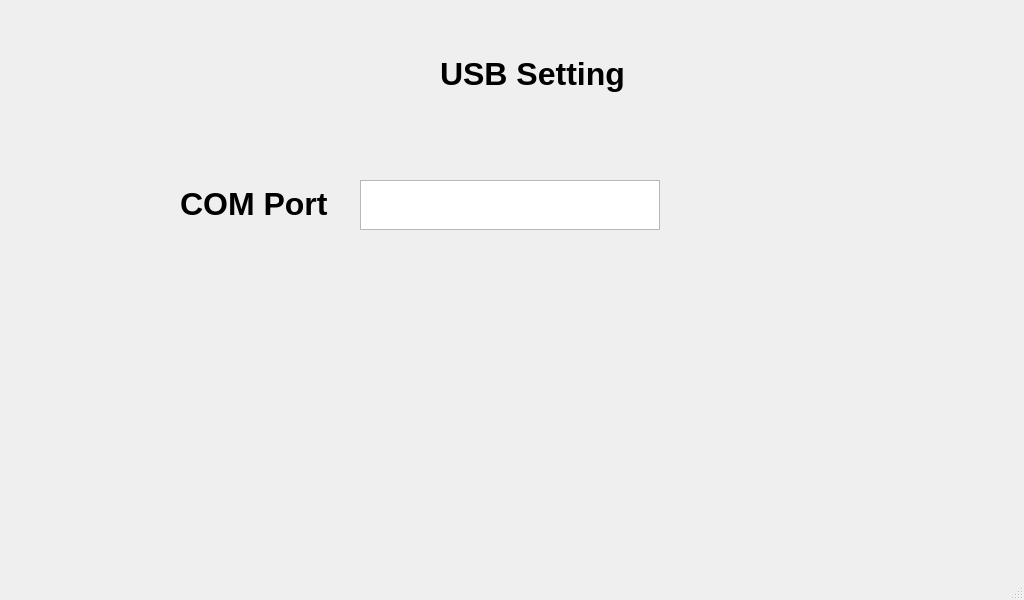
<?xml version="1.0" encoding="UTF-8"?>
<ui version="4.0">
 <class>usbsetting</class>
 <widget class="QMainWindow" name="usbsetting">
  <property name="geometry">
   <rect>
    <x>0</x>
    <y>0</y>
    <width>1024</width>
    <height>600</height>
   </rect>
  </property>
  <property name="windowTitle">
   <string>MainWindow</string>
  </property>
  <widget class="QWidget" name="centralwidget">
   <widget class="QLabel" name="label">
    <property name="geometry">
     <rect>
      <x>0</x>
      <y>0</y>
      <width>1024</width>
      <height>600</height>
     </rect>
    </property>
    <property name="text">
     <string/>
    </property>
    <property name="pixmap">
     <pixmap>pics/Standby.png</pixmap>
    </property>
    <property name="scaledContents">
     <bool>true</bool>
    </property>
   </widget>
   <widget class="QLabel" name="label_2">
    <property name="geometry">
     <rect>
      <x>180</x>
      <y>180</y>
      <width>200</width>
      <height>50</height>
     </rect>
    </property>
    <property name="text">
     <string>&lt;html&gt;&lt;head/&gt;&lt;body&gt;&lt;p&gt;&lt;span style=&quot; font-size:24pt; font-weight:600;&quot;&gt;COM Port&lt;/span&gt;&lt;/p&gt;&lt;/body&gt;&lt;/html&gt;</string>
    </property>
    <property name="scaledContents">
     <bool>true</bool>
    </property>
    <property name="wordWrap">
     <bool>false</bool>
    </property>
   </widget>
   <widget class="QPushButton" name="done3">
    <property name="geometry">
     <rect>
      <x>780</x>
      <y>430</y>
      <width>200</width>
      <height>100</height>
     </rect>
    </property>
    <property name="text">
     <string/>
    </property>
    <property name="icon">
     <iconset>
      <normaloff>pics/2234.png</normaloff>pics/2234.png</iconset>
    </property>
    <property name="iconSize">
     <size>
      <width>200</width>
      <height>200</height>
     </size>
    </property>
    <property name="flat">
     <bool>true</bool>
    </property>
   </widget>
   <widget class="QPushButton" name="back">
    <property name="geometry">
     <rect>
      <x>40</x>
      <y>430</y>
      <width>200</width>
      <height>100</height>
     </rect>
    </property>
    <property name="autoFillBackground">
     <bool>false</bool>
    </property>
    <property name="text">
     <string/>
    </property>
    <property name="icon">
     <iconset>
      <normaloff>pics/1 (400 × 400 px).png</normaloff>pics/1 (400 × 400 px).png</iconset>
    </property>
    <property name="iconSize">
     <size>
      <width>200</width>
      <height>200</height>
     </size>
    </property>
    <property name="flat">
     <bool>true</bool>
    </property>
   </widget>
   <widget class="QLabel" name="label_5">
    <property name="geometry">
     <rect>
      <x>440</x>
      <y>50</y>
      <width>200</width>
      <height>50</height>
     </rect>
    </property>
    <property name="text">
     <string>&lt;html&gt;&lt;head/&gt;&lt;body&gt;&lt;p&gt;&lt;span style=&quot; font-size:24pt; font-weight:600;&quot;&gt;USB Setting&lt;/span&gt;&lt;/p&gt;&lt;/body&gt;&lt;/html&gt;</string>
    </property>
   </widget>
   <widget class="QTextEdit" name="textEdit">
    <property name="geometry">
     <rect>
      <x>360</x>
      <y>180</y>
      <width>300</width>
      <height>50</height>
     </rect>
    </property>
    <property name="font">
     <font>
      <pointsize>16</pointsize>
      <weight>75</weight>
      <bold>true</bold>
     </font>
    </property>
   </widget>
   <widget class="QPushButton" name="COM">
    <property name="geometry">
     <rect>
      <x>360</x>
      <y>180</y>
      <width>300</width>
      <height>50</height>
     </rect>
    </property>
    <property name="font">
     <font>
      <pointsize>16</pointsize>
      <weight>75</weight>
      <bold>true</bold>
     </font>
    </property>
    <property name="text">
     <string/>
    </property>
    <property name="flat">
     <bool>true</bool>
    </property>
   </widget>
   <widget class="QTextEdit" name="time">
    <property name="geometry">
     <rect>
      <x>940</x>
      <y>30</y>
      <width>131</width>
      <height>40</height>
     </rect>
    </property>
    <property name="palette">
     <palette>
      <active>
       <colorrole role="Base">
        <brush brushstyle="SolidPattern">
         <color alpha="0">
          <red>255</red>
          <green>255</green>
          <blue>255</blue>
         </color>
        </brush>
       </colorrole>
      </active>
      <inactive>
       <colorrole role="Base">
        <brush brushstyle="SolidPattern">
         <color alpha="0">
          <red>255</red>
          <green>255</green>
          <blue>255</blue>
         </color>
        </brush>
       </colorrole>
      </inactive>
      <disabled>
       <colorrole role="Base">
        <brush brushstyle="SolidPattern">
         <color alpha="255">
          <red>240</red>
          <green>240</green>
          <blue>240</blue>
         </color>
        </brush>
       </colorrole>
      </disabled>
     </palette>
    </property>
    <property name="font">
     <font>
      <pointsize>16</pointsize>
      <weight>75</weight>
      <bold>true</bold>
     </font>
    </property>
    <property name="frameShape">
     <enum>QFrame::NoFrame</enum>
    </property>
    <property name="readOnly">
     <bool>true</bool>
    </property>
   </widget>
   <widget class="QTextEdit" name="date">
    <property name="enabled">
     <bool>true</bool>
    </property>
    <property name="geometry">
     <rect>
      <x>30</x>
      <y>30</y>
      <width>130</width>
      <height>40</height>
     </rect>
    </property>
    <property name="palette">
     <palette>
      <active>
       <colorrole role="Base">
        <brush brushstyle="SolidPattern">
         <color alpha="0">
          <red>255</red>
          <green>255</green>
          <blue>255</blue>
         </color>
        </brush>
       </colorrole>
      </active>
      <inactive>
       <colorrole role="Base">
        <brush brushstyle="SolidPattern">
         <color alpha="0">
          <red>255</red>
          <green>255</green>
          <blue>255</blue>
         </color>
        </brush>
       </colorrole>
      </inactive>
      <disabled>
       <colorrole role="Base">
        <brush brushstyle="SolidPattern">
         <color alpha="255">
          <red>240</red>
          <green>240</green>
          <blue>240</blue>
         </color>
        </brush>
       </colorrole>
      </disabled>
     </palette>
    </property>
    <property name="font">
     <font>
      <pointsize>16</pointsize>
      <weight>75</weight>
      <bold>true</bold>
     </font>
    </property>
    <property name="frameShape">
     <enum>QFrame::NoFrame</enum>
    </property>
    <property name="readOnly">
     <bool>true</bool>
    </property>
   </widget>
   <widget class="QTextEdit" name="time_2">
    <property name="geometry">
     <rect>
      <x>850</x>
      <y>30</y>
      <width>131</width>
      <height>40</height>
     </rect>
    </property>
    <property name="palette">
     <palette>
      <active>
       <colorrole role="Base">
        <brush brushstyle="SolidPattern">
         <color alpha="0">
          <red>255</red>
          <green>255</green>
          <blue>255</blue>
         </color>
        </brush>
       </colorrole>
      </active>
      <inactive>
       <colorrole role="Base">
        <brush brushstyle="SolidPattern">
         <color alpha="0">
          <red>255</red>
          <green>255</green>
          <blue>255</blue>
         </color>
        </brush>
       </colorrole>
      </inactive>
      <disabled>
       <colorrole role="Base">
        <brush brushstyle="SolidPattern">
         <color alpha="255">
          <red>240</red>
          <green>240</green>
          <blue>240</blue>
         </color>
        </brush>
       </colorrole>
      </disabled>
     </palette>
    </property>
    <property name="font">
     <font>
      <pointsize>16</pointsize>
      <weight>75</weight>
      <bold>true</bold>
     </font>
    </property>
    <property name="frameShape">
     <enum>QFrame::NoFrame</enum>
    </property>
    <property name="readOnly">
     <bool>true</bool>
    </property>
   </widget>
  </widget>
  <widget class="QMenuBar" name="menubar">
   <property name="geometry">
    <rect>
     <x>0</x>
     <y>0</y>
     <width>1024</width>
     <height>21</height>
    </rect>
   </property>
  </widget>
  <widget class="QStatusBar" name="statusbar"/>
 </widget>
 <resources/>
 <connections/>
</ui>
